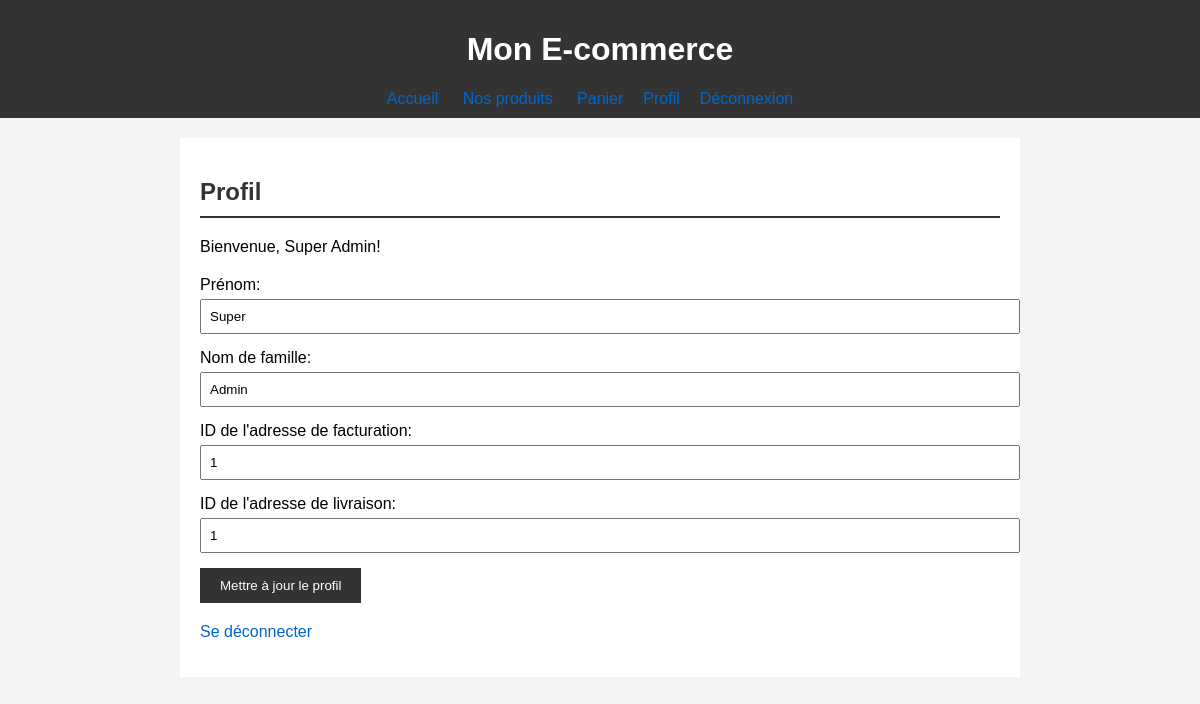
The app's page /user/profile.php (signed in) with its own data.
### tables this page shows
CREATE TABLE `user` (
  `id` bigint(20) NOT NULL,
  `user_name` varchar(50) NOT NULL,
  `email` varchar(50) NOT NULL,
  `pwd` varchar(255) NOT NULL,
  `fname` varchar(50) NOT NULL,
  `lname` varchar(50) NOT NULL,
  `billing_address_id` bigint(20) NOT NULL,
  `shipping_address_id` bigint(20) NOT NULL,
  `token` varchar(255) NOT NULL,
  `role_id` bigint(20) NOT NULL
);

### functions.php (called while the page is built, shortened)
<?php
$conn = mysqli_connect('127.0.0.1', 'root', '', 'ecom1_project');
function getUserDetails($userId)
{
    global $conn;
    $query = "SELECT * FROM user WHERE id = ?";
    $stmt = mysqli_prepare($conn, $query);
    mysqli_stmt_bind_param($stmt, "i", $userId);
    mysqli_stmt_execute($stmt);
    $result = mysqli_stmt_get_result($stmt);
    $userDetails = mysqli_fetch_assoc($result);
    return $userDetails;
}

### user/profile.php (the view, shortened to what this page needs)
<?php
include '../functions.php';
$title = "Profil";
include '../includes/header.php';
$userId = $_SESSION['user_id'];
$userDetails = getUserDetails($userId);
?>
<h2><?php echo $title; ?></h2>
<p>Bienvenue, <?php echo $userDetails['fname'] . ' ' . $userDetails['lname']; ?>!</p>
<form action="profile.php" method="post">
    <label for="first_name">Prénom:</label>
    <input type="text" id="first_name" name="first_name" value="<?php echo $userDetails['fname']; ?>" required><br>
    <label for="last_name">Nom de famille:</label>
    <input type="text" id="last_name" name="last_name" value="<?php echo $userDetails['lname']; ?>" required><br>
    <label for="billing_address_id">ID de l'adresse de facturation:</label>
    <input type="text" id="billing_address_id" name="billing_address_id" value="<?php echo $userDetails['billing_address_id']; ?>" required><br>
    <label for="shipping_address_id">ID de l'adresse de livraison:</label>
    <input type="text" id="shipping_address_id" name="shipping_address_id" value="<?php echo $userDetails['shipping_address_id']; ?>" required><br>
    <button type="submit">Mettre à jour le profil</button>
</form>
<p><a href="../logout.php">Se déconnecter</a></p>
</main>
</body>
</html>

### style/profil.css (style rules this page uses)
body { font-family: 'Arial', sans-serif; background-color: #f4f4f4; margin: 0; padding: 0; }
h2, h3 { color: #333; }
a { color: #0066cc; text-decoration: none; }
h2 { color: #333; border-bottom: 2px solid #333; padding-bottom: 10px; }
form { margin-top: 20px; }
label { display: block; margin-bottom: 5px; }
input { width: 100%; padding: 8px; margin-bottom: 15px; }
button { background-color: #333; color: #fff; padding: 10px 20px; border: none; cursor: pointer; }
p { margin-top: 20px; }

### records on screen
user: fname "Super", lname "Admin", first_name "Super", last_name "Admin", billing_address_id "1", shipping_address_id "1"

### other values on screen
$title "Profil"
